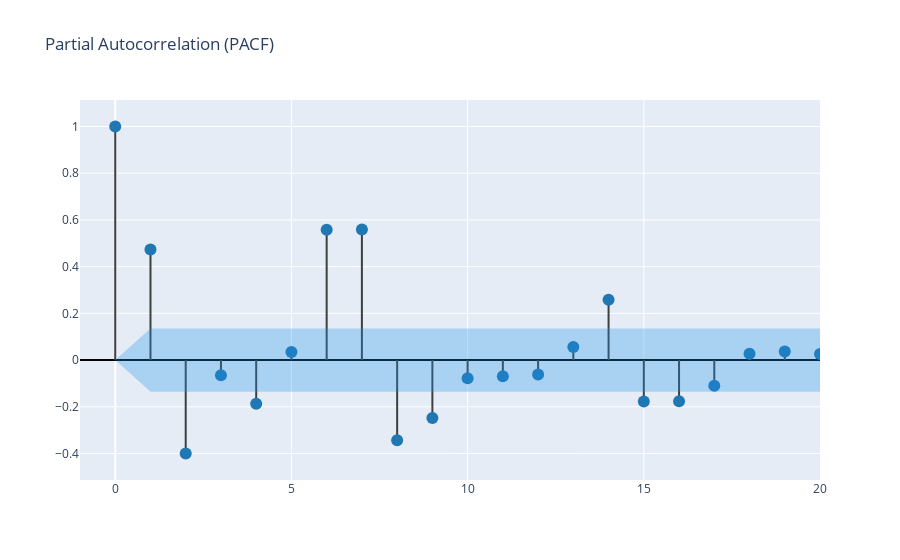

The notebook cell this image was saved under:
### Code cell
create_corr_plot(df_day["consommation_hta"], plot_pacf=True)

### Figure 1 — Plotly figure (JSON) as saved in the notebook; plotly's stock layout.template omitted (floating-point values rounded to 4 significant figures)
{"data": [{"line": {"color": "#3f3f3f"}, "mode": "lines", "showlegend": false, "type": "scatter", "x": [0, 0], "y": [0, 1]}, {"line": {"color": "#3f3f3f"}, "mode": "lines", "showlegend": false, "type": "scatter", "x": [1, 1], "y": [0, 0.4733]}, {"line": {"color": "#3f3f3f"}, "mode": "lines", "showlegend": false, "type": "scatter", "x": [2, 2], "y": [0, -0.3999]}, {"line": {"color": "#3f3f3f"}, "mode": "lines", "showlegend": false, "type": "scatter", "x": [3, 3], "y": [0, -0.06446]}, {"line": {"color": "#3f3f3f"}, "mode": "lines", "showlegend": false, "type": "scatter", "x": [4, 4], "y": [0, -0.1867]}, {"line": {"color": "#3f3f3f"}, "mode": "lines", "showlegend": false, "type": "scatter", "x": [5, 5], "y": [0, 0.03502]}, {"line": {"color": "#3f3f3f"}, "mode": "lines", "showlegend": false, "type": "scatter", "x": [6, 6], "y": [0, 0.5578]}, {"line": {"color": "#3f3f3f"}, "mode": "lines", "showlegend": false, "type": "scatter", "x": [7, 7], "y": [0, 0.5586]}, {"line": {"color": "#3f3f3f"}, "mode": "lines", "showlegend": false, "type": "scatter", "x": [8, 8], "y": [0, -0.3427]}, {"line": {"color": "#3f3f3f"}, "mode": "lines", "showlegend": false, "type": "scatter", "x": [9, 9], "y": [0, -0.2477]}, {"line": {"color": "#3f3f3f"}, "mode": "lines", "showlegend": false, "type": "scatter", "x": [10, 10], "y": [0, -0.07814]}, {"line": {"color": "#3f3f3f"}, "mode": "lines", "showlegend": false, "type": "scatter", "x": [11, 11], "y": [0, -0.06872]}, {"line": {"color": "#3f3f3f"}, "mode": "lines", "showlegend": false, "type": "scatter", "x": [12, 12], "y": [0, -0.06145]}, {"line": {"color": "#3f3f3f"}, "mode": "lines", "showlegend": false, "type": "scatter", "x": [13, 13], "y": [0, 0.05627]}, {"line": {"color": "#3f3f3f"}, "mode": "lines", "showlegend": false, "type": "scatter", "x": [14, 14], "y": [0, 0.2584]}, {"line": {"color": "#3f3f3f"}, "mode": "lines", "showlegend": false, "type": "scatter", "x": [15, 15], "y": [0, -0.1768]}, {"line": {"color": "#3f3f3f"}, "mode": "lines", "showlegend": false, "type": "scatter", "x": [16, 16], "y": [0, -0.1764]}, {"line": {"color": "#3f3f3f"}, "mode": "lines", "showlegend": false, "type": "scatter", "x": [17, 17], "y": [0, -0.1095]}, {"line": {"color": "#3f3f3f"}, "mode": "lines", "showlegend": false, "type": "scatter", "x": [18, 18], "y": [0, 0.02708]}, {"line": {"color": "#3f3f3f"}, "mode": "lines", "showlegend": false, "type": "scatter", "x": [19, 19], "y": [0, 0.03682]}, {"line": {"color": "#3f3f3f"}, "mode": "lines", "showlegend": false, "type": "scatter", "x": [20, 20], "y": [0, 0.02619]}, {"line": {"color": "#3f3f3f"}, "mode": "lines", "showlegend": false, "type": "scatter", "x": [21, 21], "y": [0, 0.2581]}, {"line": {"color": "#3f3f3f"}, "mode": "lines", "showlegend": false, "type": "scatter", "x": [22, 22], "y": [0, -0.1229]}, {"line": {"color": "#3f3f3f"}, "mode": "lines", "showlegend": false, "type": "scatter", "x": [23, 23], "y": [0, -0.1295]}, {"marker": {"color": "#1f77b4", "size": 12}, "mode": "markers", "showlegend": false, "type": "scatter", "x": [0, 1, 2, 3, 4, 5, 6, 7, 8, 9, 10, 11, 12, 13, 14, 15, 16, 17, 18, 19, 20, 21, 22, 23], "y": [1, 0.4733, -0.3999, -0.06446, -0.1867, 0.03502, 0.5578, 0.5586, -0.3427, -0.2477, -0.07814, -0.06872, -0.06145, 0.05627, 0.2584, -0.1768, -0.1764, -0.1095, 0.02708, 0.03682, 0.02619, 0.2581, -0.1229, -0.1295]}, {"line": {"color": "rgba(255,255,255,0)"}, "mode": "lines", "showlegend": false, "type": "scatter", "x": [0, 1, 2, 3, 4, 5, 6, 7, 8, 9, 10, 11, 12, 13, 14, 15, 16, 17, 18, 19, 20, 21, 22, 23], "y": [0, 0.1356, 0.1356, 0.1356, 0.1356, 0.1356, 0.1356, 0.1356, 0.1356, 0.1356, 0.1356, 0.1356, 0.1356, 0.1356, 0.1356, 0.1356, 0.1356, 0.1356, 0.1356, 0.1356, 0.1356, 0.1356, 0.1356, 0.1356]}, {"fill": "tonexty", "fillcolor": "rgba(32, 146, 230,0.3)", "line": {"color": "rgba(255,255,255,0)"}, "mode": "lines", "showlegend": false, "type": "scatter", "x": [0, 1, 2, 3, 4, 5, 6, 7, 8, 9, 10, 11, 12, 13, 14, 15, 16, 17, 18, 19, 20, 21, 22, 23], "y": [0, -0.1356, -0.1356, -0.1356, -0.1356, -0.1356, -0.1356, -0.1356, -0.1356, -0.1356, -0.1356, -0.1356, -0.1356, -0.1356, -0.1356, -0.1356, -0.1356, -0.1356, -0.1356, -0.1356, -0.1356, -0.1356, -0.1356, -0.1356]}], "layout": {"title": {"text": "Partial Autocorrelation (PACF)"}, "xaxis": {"range": [-1, 20]}, "yaxis": {"zerolinecolor": "#000000"}}}
